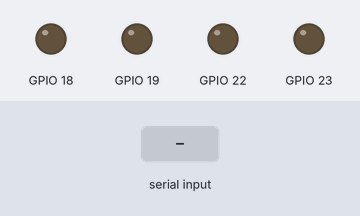
Recording of a sketch running on a simulated ESP32. On the bench: output pins drawn as LEDs (lit = HIGH). The inputs (shaded band) are chosen by the test bench. Nothing arrives over Bluetooth unless stated; what the sketch prints to the serial monitor is not drawn.

Above: at 1.2 s.
1.3 s: "8" received over the second serial link
At 2.6 s:
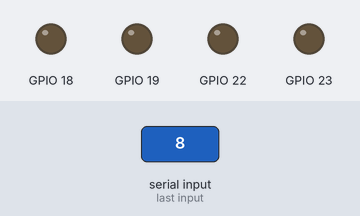
2.9 s: "4" received over the second serial link
At 4.2 s:
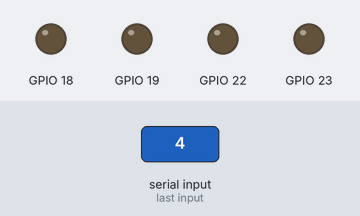
4.5 s: "2" received over the second serial link
At 5.5 s:
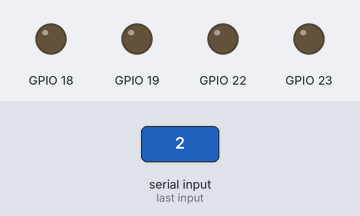
6.1 s: "6" received over the second serial link
At 6.9 s:
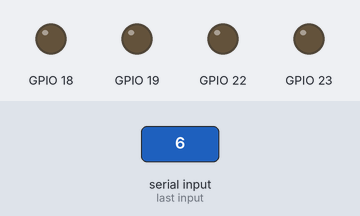
Timing chart, 0 to 8.7 s (numbered marks = the images above; inputs shaded):
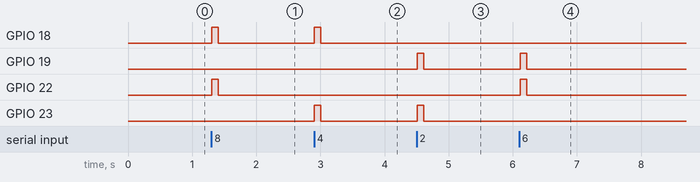

Measured:
- after the input at 1.3 s, GPIO 18, GPIO 22: LOW → HIGH at once, → LOW 0.10 s later
- after the input at 2.9 s, GPIO 18, GPIO 23: LOW → HIGH at once, → LOW 0.10 s later
- after the input at 4.5 s, GPIO 19, GPIO 23: LOW → HIGH at once, → LOW 0.10 s later
- after the input at 6.1 s, GPIO 19, GPIO 22: LOW → HIGH at once, → LOW 0.10 s later

The sketch:

Control_2Wheel_Bot_Using_Bluetooth_No_Speed_Control_ESP32.ino
```cpp
#include "BluetoothSerial.h"

BluetoothSerial SerialBT;


void setup() {
  Serial.begin(115200);
  SerialBT.begin("ESP32test"); //Bluetooth device name
  Serial.println("The device started");

  pinMode(18,OUTPUT);
  pinMode(19,OUTPUT);
  pinMode(22,OUTPUT);
  pinMode(23,OUTPUT);

}

void loop() {
  if (Serial.available()) {
    SerialBT.write(Serial.read());
  }

  char temp =0;

  if (SerialBT.available()) {

    int x=SerialBT.read();

    temp=(char)x;

    Serial.println("-----");
    Serial.print(x);
    Serial.print("-----");
    Serial.println(temp);
    Serial.println("-----");
  }

  switch (temp)
  {
    case '8':
            digitalWrite(18, HIGH);
            digitalWrite(19, LOW);
            digitalWrite(22, HIGH);
            digitalWrite(23, LOW);
            Serial.print("8 - 1010 - FWD");
            break;
    case '4':
            digitalWrite(18, HIGH);
            digitalWrite(19, LOW);
            digitalWrite(22, LOW);
            digitalWrite(23, HIGH);
            Serial.print("4 - 1001 - ANT CLK");
            break;
    case '2':
            digitalWrite(18, LOW);
            digitalWrite(19, HIGH);
            digitalWrite(22, LOW);
            digitalWrite(23, HIGH);
            Serial.print("2 - 0101 - BCK");
            break;
    case '6':
            digitalWrite(18, LOW);
            digitalWrite(19, HIGH);
            digitalWrite(22, HIGH);
            digitalWrite(23, LOW);
            Serial.print("6 - 0110 - CLK");
            break;
    default:
            digitalWrite(18, LOW);
            digitalWrite(19, LOW);
            digitalWrite(22, LOW);
            digitalWrite(23, LOW);
//            Serial.print("0 - 0000 - STOP");
            break;
  }
  delay(100);
}
```
